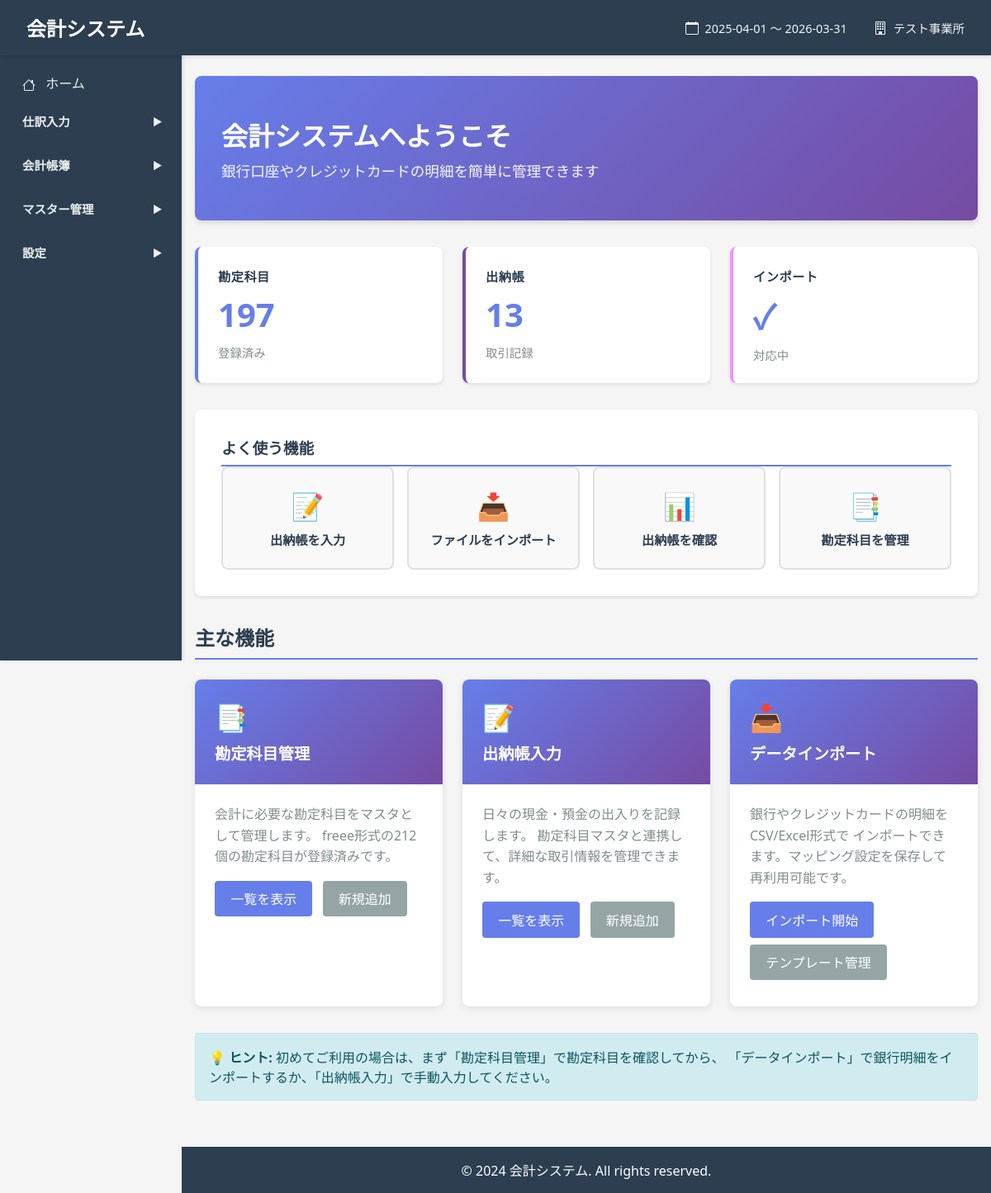
Page / (signed in) on the committed database.
### models.py (models this page shows, shortened)
class Base(declarative_base()):
    __abstract__ = True
    pass

class FiscalPeriod(Base):
    __tablename__ = 'fiscal_periods'
    id = Column(Integer, primary_key=True)
    organization_id = Column(Integer, ForeignKey('organizations.id'), nullable=False)
    name = Column(String(255), nullable=False)
    start_date = Column(String(10), nullable=False)
    end_date = Column(String(10), nullable=False)
    business_type = Column(String(20), nullable=False, default='corporate')
    status = Column(String(20), nullable=False, default='open')
    period_number = Column(Integer)
    notes = Column(Text)
    created_at = Column(String(19))  # YYYY-MM-DD HH:MM:SS形式
    updated_at = Column(String(19))

class Organization(Base):
    __tablename__ = 'organizations'
    id = Column(Integer, primary_key=True)
    name = Column(String(255), nullable=False)
    code = Column(String(50))
    business_type = Column(String(20), nullable=False, default='corporate')
    postal_code = Column(String(10))
    address = Column(String(500))
    phone = Column(String(20))
    fax = Column(String(20))
    email = Column(String(255))
    representative = Column(String(255))
    established_date = Column(String(10))
    notes = Column(Text)
    created_at = Column(String(19))  # YYYY-MM-DD HH:MM:SS形式
    updated_at = Column(String(19))

### app.py (the view)
@app.route('/')
def home():
    if 'organization_id' not in session:
        return redirect(url_for('login'))
    db = SessionLocal()
    try:
        organization_id = session['organization_id']
        account_items_count = db.query(AccountItem).filter(AccountItem.organization_id == organization_id).count()
        cash_books_count = db.query(CashBook).filter(CashBook.organization_id == organization_id).count()
        return render_template(
            'home.html',
            account_items_count=account_items_count,
            cash_books_count=cash_books_count
        )
    finally:
        db.close()

### app.py (called while the page is built)
def get_current_organization():
    if 'organization_id' not in session:
        return None
    db = SessionLocal()
    org = db.query(Organization).filter(Organization.id == session['organization_id']).first()
    db.close()
    return org

@app.context_processor
def inject_globals():
    current_org = get_current_organization()
    current_fiscal_period = None
    if current_org:
        db = SessionLocal()
        try:
            current_fiscal_period = db.query(FiscalPeriod).filter(
                FiscalPeriod.organization_id == current_org.id
            ).order_by(FiscalPeriod.start_date.desc()).first()
        finally:
            db.close()
    return dict(
        Account=Account,
        current_organization=current_org,
        current_fiscal_period=current_fiscal_period
    )

### templates/home.html (shortened to what this page needs)
{% extends "base.html" %}
{% block content %}
<div class="home-container">
    <div class="welcome-section">
        <h2>会計システムへようこそ</h2>
        <p>銀行口座やクレジットカードの明細を簡単に管理できます</p>
    </div>
    <div class="stats-section">
        <div class="stat-card account-items">
            <h3>勘定科目</h3>
            <div class="stat-value">{{ account_items_count }}</div>
            <p style="margin: 0; color: #7f8c8d; font-size: 0.9rem;">登録済み</p>
        </div>
        <div class="stat-card cash-books">
            <h3>出納帳</h3>
            <div class="stat-value">{{ cash_books_count }}</div>
            <p style="margin: 0; color: #7f8c8d; font-size: 0.9rem;">取引記録</p>
        </div>
        <div class="stat-card import">
            <h3>インポート</h3>
            <div class="stat-value">✓</div>
            <p style="margin: 0; color: #7f8c8d; font-size: 0.9rem;">対応中</p>
        </div>
    </div>
    <div class="quick-actions">
        <h3>よく使う機能</h3>
        <div class="action-buttons">
            <a href="{{ url_for('cash_books_list') }}" class="action-btn">
                <div class="action-btn-icon">📝</div>
                <div class="action-btn-label">出納帳を入力</div>
            </a>
            <a href="{{ url_for('import_page') }}" class="action-btn">
                <div class="action-btn-icon">📥</div>
                <div class="action-btn-label">ファイルをインポート</div>
            </a>
            <a href="{{ url_for('cash_books_list') }}" class="action-btn">
                <div class="action-btn-icon">📊</div>
                <div class="action-btn-label">出納帳を確認</div>
            </a>
            <a href="{{ url_for('account_items_list') }}" class="action-btn">
                <div class="action-btn-icon">📑</div>
                <div class="action-btn-label">勘定科目を管理</div>
            </a>
        </div>
    </div>
    <div class="features-section">
        <h3>主な機能</h3>
        <div class="features-grid">
            <div class="feature-card">
                <div class="feature-header">
                    <div class="feature-icon">📑</div>
                    <h4>勘定科目管理</h4>
                </div>
                <div class="feature-body">
                    <p>
                        会計に必要な勘定科目をマスタとして管理します。
                        freee形式の212個の勘定科目が登録済みです。
                    </p>
                    <a href="{{ url_for('account_items_list') }}">一覧を表示</a>
                    <a href="{{ url_for('account_item_create') }}" class="secondary">新規追加</a>
                </div>
            </div>
            <div class="feature-card">
                <div class="feature-header">
                    <div class="feature-icon">📝</div>
                    <h4>出納帳入力</h4>
                </div>
                <div class="feature-body">
                    <p>
                        日々の現金・預金の出入りを記録します。
                        勘定科目マスタと連携して、詳細な取引情報を管理できます。
                    </p>
                    <a href="{{ url_for('cash_books_list') }}">一覧を表示</a>
                    <a href="{{ url_for('cash_book_create') }}" class="secondary">新規追加</a>
                </div>
            </div>
            <div class="feature-card">
                <div class="feature-header">
                    <div class="feature-icon">📥</div>
                    <h4>データインポート</h4>
                </div>
                <div class="feature-body">
                    <p>
                        銀行やクレジットカードの明細をCSV/Excel形式で
                        インポートできます。マッピング設定を保存して再利用可能です。
                    </p>
                    <a href="{{ url_for('import_page') }}">インポート開始</a>
                    <a href="{{ url_for('import_templates_list') }}" class="secondary">テンプレート管理</a>
                </div>
            </div>
        </div>
    </div>
    <div class="info-box">
        <strong>💡 ヒント:</strong>
        初めてご利用の場合は、まず「勘定科目管理」で勘定科目を確認してから、
        「データインポート」で銀行明細をインポートするか、「出納帳入力」で手動入力してください。
    </div>
</div>
{% endblock %}

### templates/base.html (shortened to what this page needs)
<!DOCTYPE html>
<html lang="ja">
<head>
    <link href="https://cdn.jsdelivr.net/npm/tom-select@2.3.1/dist/css/tom-select.css" rel="stylesheet">
</head>
<body>
    <header>
        <h1>会計システム</h1>
        {% if current_organization and current_fiscal_period %}
        <div style="display: flex; align-items: center; gap: 2rem; margin-left: auto;">
            <div style="display: flex; align-items: center; gap: 0.5rem; font-size: 0.9rem; opacity: 0.95;">
                <span>{{ current_fiscal_period.start_date }} ～ {{ current_fiscal_period.end_date }}</span>
            </div>
            <div style="display: flex; align-items: center; gap: 0.5rem; font-size: 0.9rem; opacity: 0.95;">
                <span>{{ current_organization.name }}</span>
            </div>
        </div>
        {% endif %}
    </header>
    <nav class="sidebar">
        <a href="{{ url_for('home') }}">
            ホーム
        </a>
        <div class="menu-group">
            <div class="menu-category" data-target="journal-entry-menu">
                <span>仕訳入力</span>
                <span class="arrow">▶</span>
            </div>
        </div>
        <div class="menu-group">
            <div class="menu-category" data-target="accounting-books-menu">
                <span>会計帳簿</span>
                <span class="arrow">▶</span>
            </div>
        </div>
        <div class="menu-group">
            <div class="menu-category" data-target="master-menu">
                <span>マスター管理</span>
                <span class="arrow">▶</span>
            </div>
        </div>
        <div class="menu-group">
            <div class="menu-category" data-target="settings-menu">
                <span>設定</span>
                <span class="arrow">▶</span>
            </div>
        </div>
    </nav>
    <div class="main-content">
        <div class="container">
            {% block content %}{% endblock %}
        </div>
    </div>
    <footer>
        <p>&copy; 2024 会計システム. All rights reserved.</p>
    </footer>
</body>
</html>

### rows in the picture
FiscalPeriod: start_date "2025-04-01", end_date "2026-03-31"
Organization: name "テスト事業所"

### other values in the picture
{{ account_items_count }} "197"
{{ cash_books_count }} "13"
